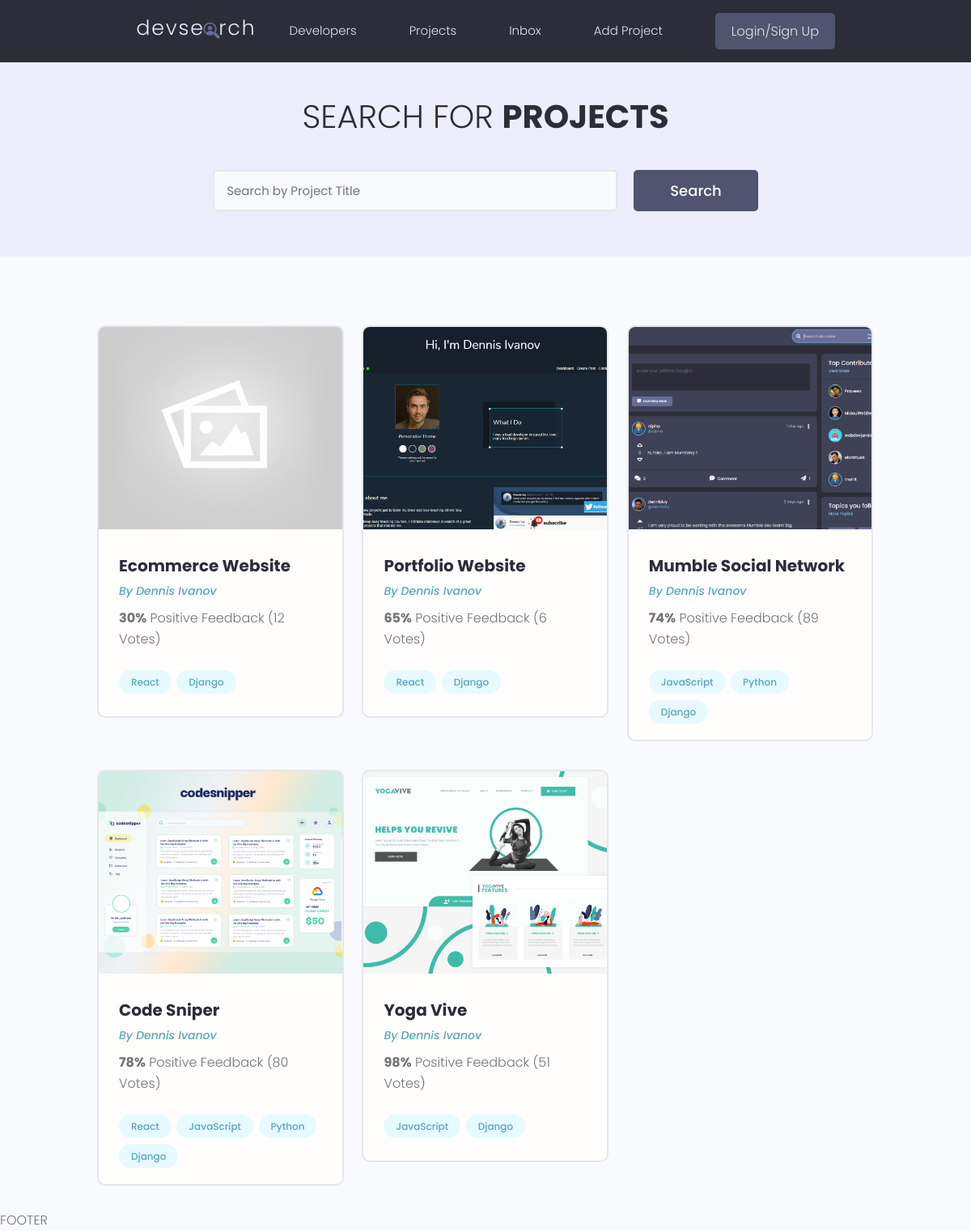
Before: / with the older database file.
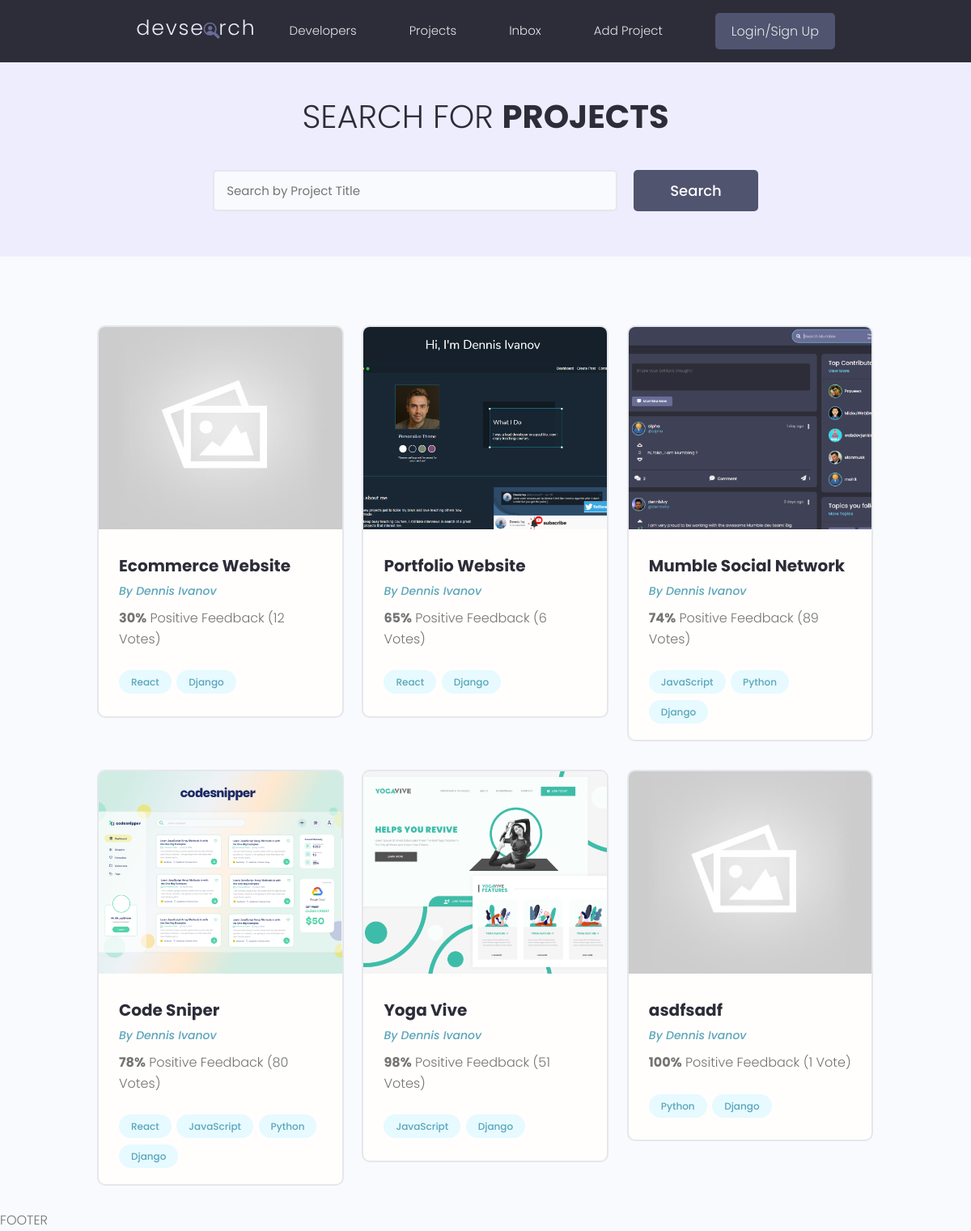
After: the same page with the newer database file.
### projects/models.py (models this page shows, shortened)
class Project(models.Model):
    title = models.CharField(max_length=200)
    description = models.TextField(null=True, blank=True)
    featured_image = models.ImageField(null=True, blank=True, default="default.jpg")
    demo_link = models.CharField(max_length=2000, null=True, blank=True)
    source_link = models.CharField(max_length=2000, null=True, blank=True)
    tags = models.ManyToManyField('Tag', blank=True)
    vote_total = models.IntegerField(default=0, null=True, blank=True)
    vote_ratio = models.IntegerField(default=0, null=True, blank=True)
    created = models.DateTimeField(auto_now_add=True)
    id = models.UUIDField(default=uuid.uuid4, unique=True, primary_key=True, editable=False)

class Tag(models.Model):
    name = models.CharField(max_length=200)
    created = models.DateTimeField(auto_now_add=True)
    id = models.UUIDField(default=uuid.uuid4, unique=True, primary_key=True, editable=False)
    def __str__(self) -> str:
        return self.name

### projects/views.py (the view)
# urls.py: path('', include('projects.urls'))
def projects(request):
    projects = Project.objects.all()
    context = {'projects':projects}
    return render(request, 'projects/projects.html', context)

### projects/templates/projects/projects.html (shortened to what this page needs)
{% extends 'main.html' %}
{% block content %}
  <main class="projects">
    <section class="hero-section text-center">
      <div class="container container--narrow">
        <div class="hero-section__box">
          <h2>Search for <span>Projects</span></h2>
        </div>
        <div class="hero-section__search">
          <form class="form" action="#" method="get">
            <div class="form__field">
              <input class="input input--text" id="formInput#search" type="text" name="text"
                placeholder="Search by Project Title" />
            </div>
            <input class="btn btn--sub btn--lg" type="submit" value="Search" />
          </form>
        </div>
      </div>
    </section>
    <section class="projectsList">
      <div class="container">
        <div class="grid grid--three">
        {% for project in projects %}
          <div class="column">
            <div class="card project">
              <a href="{% url 'project' project.id %}" class="project">
                <img class="project__thumbnail" src="{{project.featured_image.url}}" alt="project thumbnail" />
                <div class="card__body">
                  <h3 class="project__title">{{project.title}}</h3>
                  <p><a class="project__author" href="{% url 'project' project.id %}">By Dennis Ivanov</a></p>
                  <p class="project--rating">
                    <span style="font-weight: bold;">{{project.vote_ratio}}%</span> Positive
                    Feedback ({{project.vote_total}} Vote{{project.vote_total|pluralize:"s"}})
                  </p>
                  <div class="project__tags">
                    {% for tag in project.tags.all %}
                    <span class="tag tag--pill tag--main">
                      <small>{{tag}}</small>
                    </span>
                    {% endfor %}
                  </div>
                </div>
              </a>
            </div>
          </div>
        {% endfor %}
        </div>
      </div>
    </section>
  </main>
{% endblock content %}

### templates/main.html (shortened to what this page needs)
<!DOCTYPE html>
{% load static %}
<html>
<head>
    <link rel="stylesheet" href="https://cdn.iconmonstr.com/1.3.0/css/iconmonstr-iconic-font.min.css" />
    <link rel="stylesheet" href="{% static 'uikit/styles/uikit.css' %}" />
    <link rel="stylesheet" href="{% static 'styles/app.css' %}" />
</head>
<body>
    {% include 'navbar.html' %}
    {% block content %}
    {% endblock content %}
    <p>FOOTER</p>
</body>
</html>

### templates/navbar.html (shortened to what this page needs)
{% load static %}
  <header class="header">
    <div class="container container--narrow">
      <a href="{% url 'projects' %}" class="header__logo">
        <img src="{% static 'images/logo.svg' %}" alt="DevSearch Logo" />
      </a>
      <nav class="header__nav">
        <ul class="header__menu">
          <li class="header__menuItem"><a href="">Developers</a></li>
          <li class="header__menuItem"><a href="{% url 'projects' %}">Projects</a></li>
          <li class="header__menuItem"><a href="">Inbox</a></li>
          <li class="header__menuItem"><a href="{% url 'create-project' %}">Add Project</a></li>
          <li class="header__menuItem"><a href="" class="btn btn--sub">Login/Sign Up</a></li>
        </ul>
      </nav>
    </div>
  </header>

### static/styles/app.css (style rules this page uses)
:root { --color-sub: #2d2d39; }
.btn--sub { background-color: var(--color-sub-light); }
.card { border: 2px solid var(--color-light); }
img { width: 100%; }
.header { position: sticky; z-index: 111; background-color: var(--color-sub); padding: 1.5rem 0; }
.header > .container { display: flex; justify-content: space-between; align-items: center; }
.header__logo > img { height: 3.8rem; }
.header__nav > ul { display: inline-flex; align-items: center; list-style: none; gap: 6.5rem; }
.header__menuItem > a { color: var(--color-light); font-weight: 300; }
.hero-section { height: 40vh; display: flex; align-items: center; background-color: var(--color-sub); }
.hero-section__box { margin-bottom: 4rem; }
.hero-section__box > h2, .hero-section__box > h2 > span { font-size: 4rem; color: var(--color-light); line-height: 1.3; text-transform: uppercase; }
.hero-section__box > h2 { font-weight: 300; }
.hero-section__box > h2 > span { font-weight: 700; }
.hero-section__search > .form { display: flex; align-items: center; justify-content: center; gap: 2rem; }
.hero-section__search > .form input.input--text { width: 50rem; }
.project__author { font-size: 1.4rem; font-style: italic; }
.project--rating { margin-bottom: 1.6em; margin-top: .5em; }
.projects > .hero-section { background: var(--color-sub-lighter); height: 30vh; }
.projects .hero-section__box { margin-bottom: 2.5rem; }
.projects .hero-section__box > h2 { color: var(--color-sub); }
.projects .hero-section__box > h2 > span { font-weight: 700; color: var(--color-sub); }
.projectsList { margin-top: 8rem; }
.project__thumbnail { height: 25rem; object-fit: cover; object-position: top center; }
.project__title { font-size: 2rem; font-weight: 700; color: var(--color-sub); }

### static/uikit/styles/modules/_variables.css (style rules this page uses)
:root { --color-main: #5aa5b9; --color-main-light: #e6faff; --color-sub: #3f4156; --color-sub-light: #51546e; --color-sub-lighter: #ededfd; --color-text: #737373; --color-gray: #8b8b8b; --color-light: #e5e7eb; --color-light-gray: #767676; --color-bg: #f8fafd; --color-white: #fffefd; --color-white-light: #f3f3f3; --color-success: #359e64; --color-success-bg: #def8e8; --color-error: #fc4b0b; --color-error-bg: #fff2ee; --font-base: 'Poppins', arial, helvetica, 'Segoe UI', roboto, ubuntu, sans-serif; --font-monospace: 'Fira Code', 'Courier New', courier, monospace; --font-regular: 300; --font-medium: 500; --font-bold: 700; --generic-shadow: 1px 1px 5px #00000010; --generic-transition: all 0.3s ease-in-out; }

### static/uikit/styles/modules/_base.css (style rules this page uses)
* { margin: 0; padding: 0; box-sizing: border-box; text-rendering: optimizeLegibility; color: inherit; font-size: inherit; }
html { font-size: 50%; }
@media only screen and (min-width: 480px) { html { font-size: 56.25%; } }
@media only screen and (min-width: 1200px) { html { font-size: 62.5%; } }
body { line-height: 1.6; font-weight: 400; font-size: 1.5rem; color: var(--color-text); background-color: var(--color-bg); min-height: 100vh; }

### static/uikit/styles/modules/_typography.css (style rules this page uses)
* { font-family: var(--font-base); }
h2 { font-size: 3.6rem; font-weight: var(--font-bold); }
h3 { font-size: 3.2rem; font-weight: var(--font-medium); }
p, span, strong { font-size: 1.6rem; color: var(--color-text); font-weight: var(--font-regular); }
a { padding-bottom: 2px; text-decoration: none; display: inline-block; color: var(--color-main); font-weight: var(--font-medium); }

### static/uikit/styles/modules/_utilities.css (style rules this page uses)
.container { width: 92%; max-width: 165rem; margin: 0 auto; box-sizing: border-box; }
.container--narrow { width: 92%; max-width: 120rem; }
@media screen and (min-width: 1000px) { .container { width: 90%; } }
@media screen and (min-width: 1000px) { .container--narrow { width: 85%; } }
@media screen and (min-width: 1200px) { .container { width: 80%; } }
@media screen and (min-width: 1200px) { .container--narrow { width: 72%; } }
.text-center { text-align: center; }

### static/uikit/styles/modules/_button.css (style rules this page uses)
.btn { display: inline-block; position: relative; cursor: pointer; background-color: var(--color-light); font-weight: var(--font-medium); color: var(--color-sub); text-decoration: none; padding: 1rem 2rem; border-radius: 0.5rem; border: none; width: -webkit-fit-content; width: -moz-fit-content; width: fit-content; height: -webkit-fit-content; height: -moz-fit-content; height: fit-content; font-size: 1.6rem; outline-width: 0; outline-color: transparent; -webkit-backface-visibility: hidden; backface-visibility: hidden; transition: all 0.3s ease-in-out; }
.btn--sub { background-color: var(--color-sub); color: var(--color-white); }
.btn--lg { font-size: 1.8rem; padding: 1.2rem 4.5rem; }

Changed rows visible on the page:
added Project: featured_image (placeholder picture), title "asdfsadf", vote_ratio "100", vote_total "1", Tag (name "Python"), Tag (name "Django")
